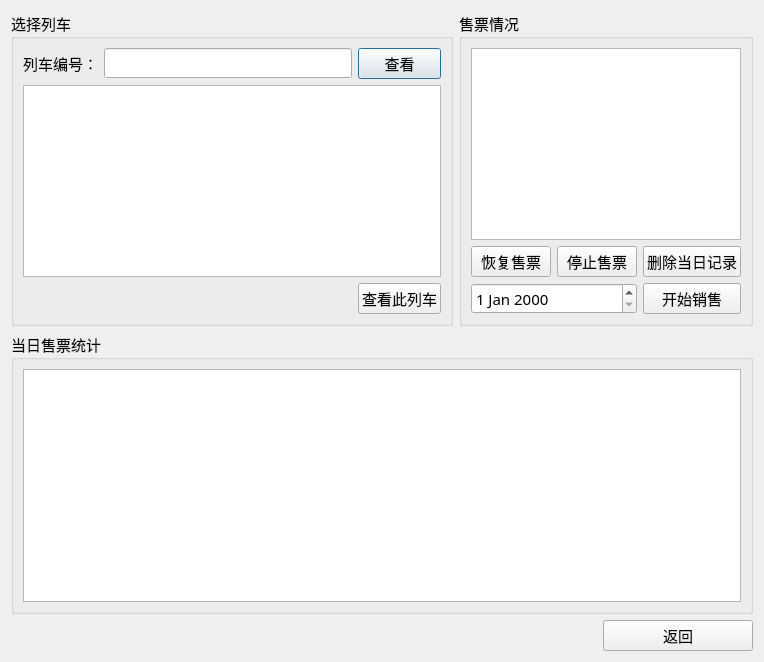
<?xml version="1.0" encoding="UTF-8"?>
<ui version="4.0">
 <class>QueryTrainDialog</class>
 <widget class="QDialog" name="QueryTrainDialog">
  <property name="geometry">
   <rect>
    <x>0</x>
    <y>0</y>
    <width>764</width>
    <height>662</height>
   </rect>
  </property>
  <property name="minimumSize">
   <size>
    <width>0</width>
    <height>0</height>
   </size>
  </property>
  <property name="maximumSize">
   <size>
    <width>16777215</width>
    <height>16777215</height>
   </size>
  </property>
  <property name="windowTitle">
   <string>查询列车信息</string>
  </property>
  <layout class="QVBoxLayout" name="verticalLayout">
   <item>
    <layout class="QGridLayout" name="gridLayout_4">
     <item row="0" column="0">
      <widget class="QGroupBox" name="groupBox">
       <property name="font">
        <font>
         <family>华文楷体</family>
         <pointsize>11</pointsize>
        </font>
       </property>
       <property name="title">
        <string>选择列车</string>
       </property>
       <layout class="QGridLayout" name="gridLayout">
        <item row="1" column="0" colspan="3">
         <widget class="QListWidget" name="trainListWidget">
          <property name="font">
           <font>
            <family>华文楷体</family>
            <pointsize>11</pointsize>
           </font>
          </property>
         </widget>
        </item>
        <item row="0" column="0">
         <widget class="QLabel" name="label">
          <property name="font">
           <font>
            <family>华文楷体</family>
            <pointsize>11</pointsize>
           </font>
          </property>
          <property name="text">
           <string>列车编号：</string>
          </property>
         </widget>
        </item>
        <item row="0" column="2">
         <widget class="QPushButton" name="pushButton">
          <property name="maximumSize">
           <size>
            <width>120</width>
            <height>16777215</height>
           </size>
          </property>
          <property name="font">
           <font>
            <family>华文楷体</family>
            <pointsize>11</pointsize>
           </font>
          </property>
          <property name="text">
           <string>查看</string>
          </property>
         </widget>
        </item>
        <item row="0" column="1">
         <widget class="QLineEdit" name="trainidLineEdit">
          <property name="font">
           <font>
            <family>华文楷体</family>
            <pointsize>11</pointsize>
           </font>
          </property>
         </widget>
        </item>
        <item row="2" column="2">
         <widget class="QPushButton" name="pushButton_2">
          <property name="font">
           <font>
            <family>华文楷体</family>
            <pointsize>11</pointsize>
           </font>
          </property>
          <property name="text">
           <string>查看此列车</string>
          </property>
         </widget>
        </item>
       </layout>
      </widget>
     </item>
     <item row="0" column="1">
      <widget class="QGroupBox" name="groupBox_2">
       <property name="font">
        <font>
         <family>华文楷体</family>
         <pointsize>11</pointsize>
        </font>
       </property>
       <property name="title">
        <string>售票情况</string>
       </property>
       <layout class="QGridLayout" name="gridLayout_2">
        <item row="0" column="0" colspan="3">
         <widget class="QListWidget" name="dateListWidget">
          <property name="font">
           <font>
            <family>华文楷体</family>
            <pointsize>11</pointsize>
           </font>
          </property>
         </widget>
        </item>
        <item row="1" column="0">
         <widget class="QPushButton" name="restroePushButton">
          <property name="font">
           <font>
            <family>华文楷体</family>
            <pointsize>11</pointsize>
           </font>
          </property>
          <property name="text">
           <string>恢复售票</string>
          </property>
         </widget>
        </item>
        <item row="1" column="1">
         <widget class="QPushButton" name="stopPushButton">
          <property name="font">
           <font>
            <family>华文楷体</family>
            <pointsize>11</pointsize>
           </font>
          </property>
          <property name="text">
           <string>停止售票</string>
          </property>
         </widget>
        </item>
        <item row="1" column="2">
         <widget class="QPushButton" name="delPushButton">
          <property name="font">
           <font>
            <family>华文楷体</family>
            <pointsize>11</pointsize>
           </font>
          </property>
          <property name="text">
           <string>删除当日记录</string>
          </property>
         </widget>
        </item>
        <item row="2" column="0" colspan="2">
         <widget class="QDateEdit" name="dateEdit">
          <property name="minimumSize">
           <size>
            <width>150</width>
            <height>0</height>
           </size>
          </property>
          <property name="font">
           <font>
            <family>华文楷体</family>
            <pointsize>11</pointsize>
           </font>
          </property>
         </widget>
        </item>
        <item row="2" column="2">
         <widget class="QPushButton" name="startPushButton">
          <property name="font">
           <font>
            <family>华文楷体</family>
            <pointsize>11</pointsize>
           </font>
          </property>
          <property name="text">
           <string>开始销售</string>
          </property>
         </widget>
        </item>
       </layout>
      </widget>
     </item>
     <item row="1" column="0" colspan="2">
      <widget class="QGroupBox" name="groupBox_3">
       <property name="font">
        <font>
         <family>华文楷体</family>
         <pointsize>11</pointsize>
        </font>
       </property>
       <property name="title">
        <string>当日售票统计</string>
       </property>
       <layout class="QGridLayout" name="gridLayout_3">
        <item row="0" column="0">
         <widget class="QTableWidget" name="tableWidget">
          <property name="minimumSize">
           <size>
            <width>400</width>
            <height>200</height>
           </size>
          </property>
          <property name="maximumSize">
           <size>
            <width>16777215</width>
            <height>16777215</height>
           </size>
          </property>
          <property name="font">
           <font>
            <family>华文楷体</family>
            <pointsize>11</pointsize>
           </font>
          </property>
         </widget>
        </item>
       </layout>
      </widget>
     </item>
    </layout>
   </item>
   <item>
    <widget class="QPushButton" name="cancelPushButton">
     <property name="maximumSize">
      <size>
       <width>150</width>
       <height>16777215</height>
      </size>
     </property>
     <property name="font">
      <font>
       <family>华文楷体</family>
       <pointsize>11</pointsize>
      </font>
     </property>
     <property name="layoutDirection">
      <enum>Qt::RightToLeft</enum>
     </property>
     <property name="text">
      <string>返回</string>
     </property>
    </widget>
   </item>
  </layout>
 </widget>
 <resources/>
 <connections>
  <connection>
   <sender>cancelPushButton</sender>
   <signal>clicked()</signal>
   <receiver>QueryTrainDialog</receiver>
   <slot>accept()</slot>
   <hints>
    <hint type="sourcelabel">
     <x>699</x>
     <y>650</y>
    </hint>
    <hint type="destinationlabel">
     <x>250</x>
     <y>371</y>
    </hint>
   </hints>
  </connection>
 </connections>
</ui>
